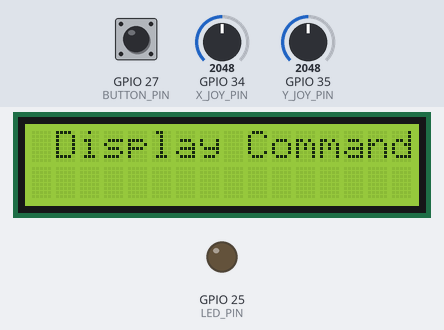
Simulated run of this program. Board: ESP32. Shown: 16×2 character LCD, output pins drawn as LEDs (lit = HIGH). Inputs (shaded band) come from the test bench; at power-on: GPIO 27 (BUTTON_PIN) HIGH, GPIO 34 (X_JOY_PIN) = 2048, GPIO 35 (Y_JOY_PIN) = 2048. WiFi joins after 1.5 s; servers stay silent unless stated; what the program prints to the serial monitor is not drawn.

Above: at 2.7 s.
2.8 s: GPIO 27 (BUTTON_PIN) pulled LOW for 3.2 s
At 6.6 s:
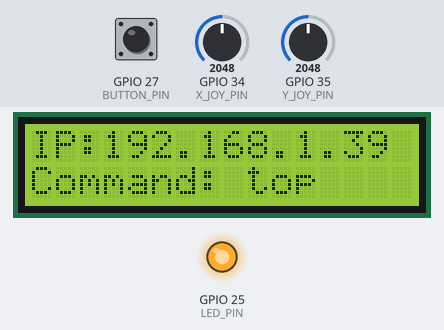
7.7 s: GPIO 34 (X_JOY_PIN) set to 1931
At 8.9 s:
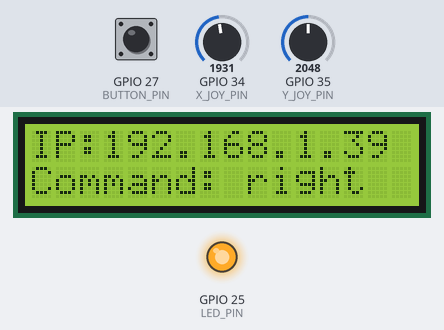
10.0 s: GPIO 35 (Y_JOY_PIN) set to 0
At 11.2 s:
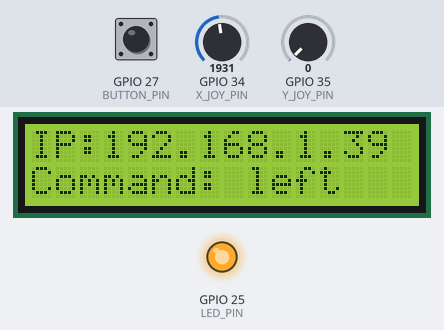
12.2 s: GPIO 34 (X_JOY_PIN) set to 0
At 14.1 s:
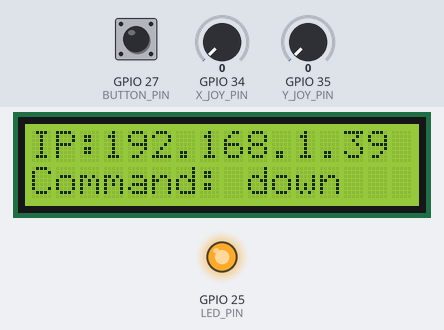
14.4 s: GPIO 34 (X_JOY_PIN) set to 491
At 16.2 s:
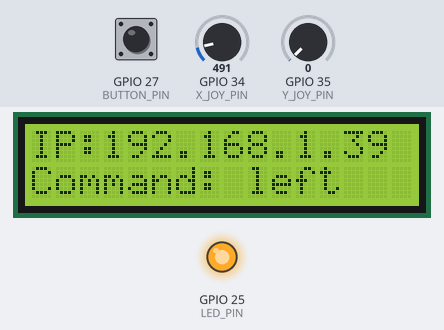
16.6 s: GPIO 35 (Y_JOY_PIN) set to 528
18.5 s: GPIO 35 (Y_JOY_PIN) set to 598
At 19.9 s:
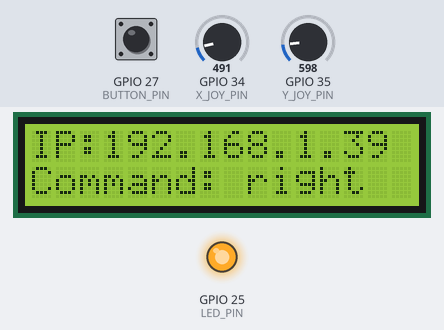
Timing chart, 0 to 21.5 s (numbered marks = the images above; inputs shaded):
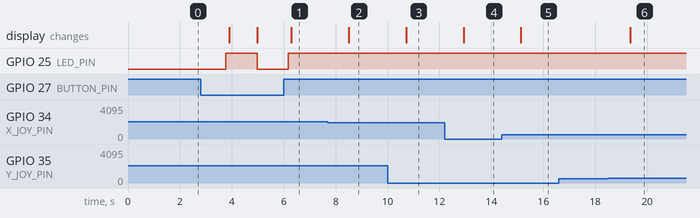

The program:

main.cpp
```cpp
#include <Arduino.h>
#include "WiFi.h"
#include "AsyncUDP.h"
#include "WiFi.h"

#include <Drone.h>

const int X_JOY_PIN = 34;
const int Y_JOY_PIN = 35;
const int BUTTON_PIN = 27;
const int LED_PIN = 25;

const uint8_t LCD_ADDR = 0x27;
int buttonState = 0;

 const char *ssid = "lego-robot";
 const char *password = "lego-2016";

Drone drone = Drone(X_JOY_PIN, Y_JOY_PIN, BUTTON_PIN, LED_PIN, LCD_ADDR, true); // Instantiate object

void SetupWifi()
{
    WiFi.mode(WIFI_STA);
    WiFi.begin(ssid, password);
    if (WiFi.waitForConnectResult() != WL_CONNECTED)
    {
        Serial.println("WiFi Failed");
    }
    else
    {
        Serial.println("WiFi Connected...");
    }
}

void setup()
{
    Serial.begin(9600);
    SetupWifi();

    buttonState = 0;
}


void loop()
{
    delay(1000);
    buttonState = digitalRead(BUTTON_PIN);
    Serial.print("buttonState: ");
    Serial.println(buttonState);

    if (buttonState == 0)
    {
        drone.ChangeStatus();
    }

    if (drone.droneIsOn())
    {
        Serial.println("droneIsOn");

        std::pair<int, int> xy = drone.joystick->getJoystickValues();
        drone.Move(xy);
    }
}
```

Button.h
```cpp
#ifndef Button_h
#define Button_h

#include "Arduino.h"

class Button {
public:
  Button(int buttonPin) {
    this->buttonPin = buttonPin;
    pinMode(this->buttonPin, INPUT_PULLUP);
  }

  bool isPressed() { return digitalRead(buttonPin) == 0; }

private:
  int buttonPin = 0;
};

#endif
```

Drone.h
```cpp
#ifndef Drone_h
#define Drone_h

#include "Arduino.h"
#include "Joystick.h"
#include "Button.h"
#include "Lcd.h"
#include "led.h"
#include "AsyncUDP.h"

class Drone
{
public:
  Drone(int xJoyPin, int yJoyPin, int buttonPin, int ledPin, uint8_t lcd_addr, bool isEmulator)
  {

    this->joystick = new Joystick(xJoyPin, yJoyPin);
    this->button = new Button(buttonPin);
    this->lcd = new Lcd(lcd_addr);
    this->led = new Led(ledPin);
    this->isEmulator = isEmulator;
  }

  bool droneIsOn()
  {
    return this->led->state;
  }

  void sendCommand(String msg)
  {
    udp.writeTo((const uint8_t *)msg.c_str(),
                  msg.length(),
                  getAddress(),
                  getPort());


    this->lcd->WriteSendCommand(msg, getAddress().toString());
    Serial.println(msg);
  }

  void ChangeStatus()
  {
    if (droneIsOn())
    {
      StopDrone();
    }
    else
    {
      InitDrone();
    }
  }

  void Move(std::pair<int, int> xy)
  {
    bool isMoving = this->joystick->isInDeadzone() == false;
    if (isMoving)
    {
      Serial.println("Joystick Moving");
      MoveDrone(xy);
    }
  }

  Joystick *joystick;
  Button *button;

private:
  Lcd *lcd;
  Led *led;
  AsyncUDP udp;
  bool isEmulator;

  void StopDrone()
  {
    if (isEmulator)
      sendCommand("stop");
    else //Real Drone
      sendCommand("land");
    this->led->off();
    Serial.println(led->status());
  }

  void InitDrone()
  {
    if (isEmulator)
    {
      sendCommand("init");
      sendCommand("takeoff");
    }
    else
    {
      //Real Drone
      sendCommand("command");
      sendCommand("takeoff");
    }

    this->led->on();
    Serial.println(led->status());
  }
  void MoveDrone(std::pair<int, int> xy)
  {
    //PixelEmulator
    Serial.print("X: ");
    Serial.println(xy.first);
    Serial.print("Y: ");
    Serial.println(xy.second);
    if (isEmulator)
    {
      if (xy.first == 0)
        sendCommand("down");
      else if (xy.second == 0)
        sendCommand("left");
      else if (xy.first <= 2000)
        sendCommand("right");
      else
        sendCommand("top");
    }
    else
    {
      if (xy.first == 0)
        sendCommand("down 10");
      else if (xy.second == 0)
        sendCommand("left 10");
      else if (xy.first <= 2000)
        sendCommand("right 10");
      else
        sendCommand("up 10");
    }
  }

  IPAddress getAddress()
  {
    if (isEmulator)
      return IPAddress(192, 168, 1, 39);
    else
      return IPAddress(192, 168, 10, 1);
  }

  int getPort()
  {
    if (isEmulator)
      return 8000;
    else
      return 8890;
  }


};

#endif
```

Joystick.h
```cpp
#ifndef Joystick_h
#define Joystick_h

#include "Arduino.h"


class Joystick {
public:
  Joystick(int xPin, int yPin) {
    // Assign values for potentiometers
    this->xPin = xPin;
    this->yPin = yPin;
    detectCenterPosition();

  };

  void setName(String s) { this->name = s; }

  std::pair<int, int> getJoystickValues() {
    int xVal = analogRead(this->xPin);
    int yVal = analogRead(this->yPin);
    return std::make_pair(xVal, yVal);
  }

  bool isInDeadzone() {
    int offset = 60;
    auto joystick = getJoystickValues();

    return std::abs(joystick.first - joyXCenterVal) < offset &&
           std::abs(joystick.second - joyYCenterVal) < offset;
  }


private:
  void detectCenterPosition() {
    auto joystick = getJoystickValues();
    joyXCenterVal = joystick.first;
    joyYCenterVal = joystick.second;
  };

  int xPin = 0;
  int yPin = 0;
  int buttonPin = 0;
  int joyXCenterVal = 0;
  int joyYCenterVal = 0;
  String name = "";
};

#endif
```

Led.h
```cpp
#include <Arduino.h>


class Led {       // The class
  public:
    int pinNumber;
    bool state=false;             // Access specifier
    Led(int pinNumber)
    {
        this->pinNumber = pinNumber;
        pinMode(this->pinNumber, OUTPUT);
    }
    void on()
    {
        digitalWrite(this->pinNumber, HIGH);
        this->state = true;
    }

    void off()
    {
        digitalWrite(this->pinNumber, LOW);
        this->state = false;
    }

    String status()
    {
        String s;
        s += "Led on pin ";
        s += this->pinNumber;
        s += " is ";
        if (this->state)
        {
            s+= "on";
        }else
        {
            s+= "off";
        }

        return s;
    }
};
```

Lcd.h
```cpp
#ifndef LCD_h
#define LCD_h

#include "Arduino.h"
#include <Wire.h>
#include <LiquidCrystal_I2C.h>

class Lcd
{
public:
  Lcd(uint8_t lcd_addr)
  {
    lcd = new LiquidCrystal_I2C(lcd_addr, 20, 2);
    this->lcd->init(); // initialize the lcd
    this->lcd->backlight();
    this->lcd->setCursor(1, 0);
    this->lcd->print("Display Commands...");
  };

  void WriteSendCommand(String msg, String toIP)
  {
    Serial.print("LCD message: ");
    Serial.println(msg);
    this->lcd->init(); // initialize the lcd
    this->lcd->backlight();
    this->lcd->setCursor(0, 0);
    this->lcd->print("IP:" + toIP);
    this->lcd->setCursor(0, 1);
    this->lcd->print("Command: " + msg);
    //delay(100);
  }

private:
  LiquidCrystal_I2C *lcd;
};

#endif
```

Measured:
- the behaviour switches between 2001 and 2000 on GPIO 34 (X_JOY_PIN) (found by bisection; images 1 and 2)
- the behaviour switches between 571 and 572 on GPIO 35 (Y_JOY_PIN) (found by bisection; images 5 and 6)
- after the input at 2.8 s, GPIO 25 (LED_PIN): LOW → HIGH after 0.97 s, → LOW 1.2 s later, → HIGH 1.2 s later; the display: changes after 1.1 s (image 1)
- after the input at 7.7 s, the display: changes after 0.81 s (image 2)
- after the input at 10.0 s, the display: changes after 0.72 s (image 3)
- after the input at 12.2 s, the display: changes after 0.73 s (image 4)
- after the input at 14.4 s, the display: changes after 0.74 s (image 5)
- after the input at 16.6 s, every drawn part: stays the same
- after the input at 18.5 s, the display: changes after 0.85 s (image 6)
